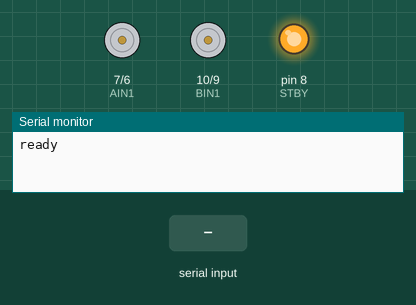
Bench run of a sketch on a simulated Arduino Uno, built with avr-gcc and run on an emulated ATmega328P. On the bench: motor-driver pin pairs drawn as motors (green arrow = first pin HIGH = forward, orange = second pin HIGH = backward, longer = more drive, scaled by the enable pin, stopped while the standby pin is LOW), output pins drawn as LEDs (lit = HIGH), the last lines printed to the serial monitor. The test bench sets the inputs (shaded band).

Above: at 1.2 s.
1.3 s: "F" received over Serial
At 2.1 s:
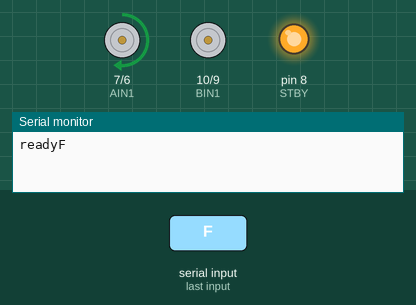
2.8 s: "B" received over Serial
At 3.3 s:
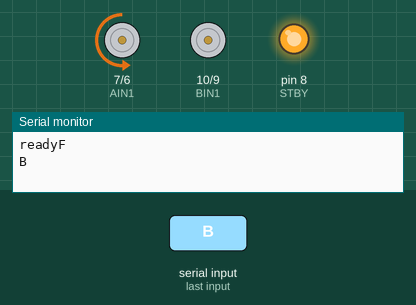
4.3 s: "L" received over Serial
At 5.5 s:
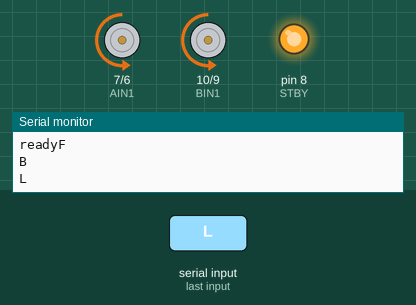
5.8 s: "R" received over Serial
At 6.7 s:
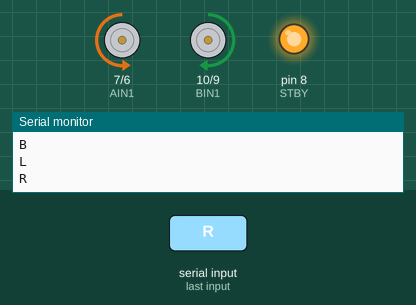
7.3 s: "G" received over Serial
At 7.9 s:
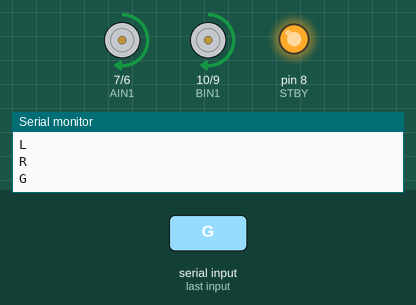
8.8 s: "I" received over Serial
At 10.2 s:
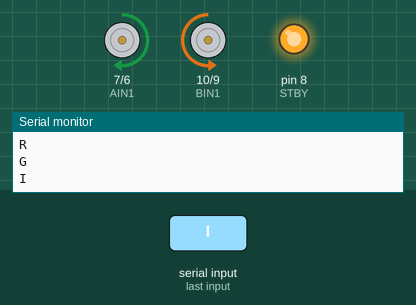
Timing chart, 0 to 11.3 s (numbered marks = the images above; inputs shaded):
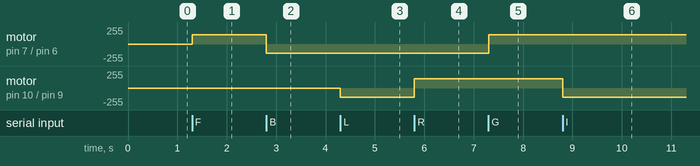

Measured:
- after the input at 1.3 s, motor on pin 7 (AIN1) / pin 6 (AIN2): stopped → forward 140/255 at once
- after the input at 2.8 s, motor on pin 7 (AIN1) / pin 6 (AIN2): forward 140/255 → backward 140/255 at once
- after the input at 4.3 s, motor on pin 10 (BIN1) / pin 9 (BIN2): stopped → backward 140/255 at once
- after the input at 5.8 s, motor on pin 10 (BIN1) / pin 9 (BIN2): backward 140/255 → forward 140/255 at once
- after the input at 7.3 s, motor on pin 7 (AIN1) / pin 6 (AIN2): backward 140/255 → forward 140/255 at once
- after the input at 8.8 s, motor on pin 10 (BIN1) / pin 9 (BIN2): forward 140/255 → backward 140/255 at once

The sketch:

draiver_dvigatelei_5.ino
```cpp
int PWMA = 5;
int AIN1 = 7;
int AIN2 = 6;

int PWMB = 11;
int BIN1 = 10;
int BIN2 = 9;

int STBY = 8;

char Command;

void setup()
{
  Serial.begin(9600);
  Serial.print("ready");
  pinMode(PWMA, OUTPUT);
  pinMode(AIN1, OUTPUT);
  pinMode(AIN2, OUTPUT);

  pinMode(PWMB, OUTPUT);
  pinMode(BIN1, OUTPUT);
  pinMode(BIN2, OUTPUT);

  pinMode(STBY, OUTPUT);
  digitalWrite(STBY, HIGH);
}

void loop()
{
  if (Serial.available() > 0)
  {
    Command = Serial.read();
    Serial.println(Command);

    if (Command == 'F')
    {
      digitalWrite(AIN1, HIGH);
      digitalWrite(AIN2, LOW);
      analogWrite(PWMA, 140);
    }
    else if (Command == 'B')
    {
      digitalWrite(AIN1, LOW);
      digitalWrite(AIN2, HIGH);
      analogWrite(PWMA, 140);
    }
    else if (Command == 'L')
    {
      digitalWrite(BIN1, LOW);
      digitalWrite(BIN2, HIGH);
      analogWrite(PWMB, 140);
    }
    else if (Command == 'R')
    {
      digitalWrite(BIN1, HIGH);
      digitalWrite(BIN2, LOW);
      analogWrite(PWMB, 140);
    }
    else if (Command == 'G')
    {
      digitalWrite(AIN1, HIGH);
      digitalWrite(AIN2, LOW);
      analogWrite(PWMA, 140);

      digitalWrite(BIN1, HIGH);
      digitalWrite(BIN2, LOW);
      analogWrite(PWMB, 140);
    }
    else if (Command == 'I')
    {
      digitalWrite(AIN1, HIGH);
      digitalWrite(AIN2, LOW);
      analogWrite(PWMA, 140);

      digitalWrite(BIN1, LOW);
      digitalWrite(BIN2, HIGH);
      analogWrite(PWMB, 140);
    }
    else if (Command == 'H')
    {
      digitalWrite(AIN1, LOW);
      digitalWrite(AIN2, HIGH);
      analogWrite(PWMA, 140);

      digitalWrite(BIN1, HIGH);
      digitalWrite(BIN2, LOW);
      analogWrite(PWMB, 140);
    }
    else if (Command == 'J')
    {
      digitalWrite(AIN1, LOW);
      digitalWrite(AIN2, HIGH);
      analogWrite(PWMA, 140);

      digitalWrite(BIN1, LOW);
      digitalWrite(BIN2, HIGH);
      analogWrite(PWMB, 140);
    }
    else
    {
      digitalWrite(AIN1, LOW);
      digitalWrite(AIN2, LOW);
      analogWrite(PWMA, 0);

      digitalWrite(BIN1, LOW);
      digitalWrite(BIN2, LOW);
      analogWrite(PWMB, 0);
    }
  }
}
```
